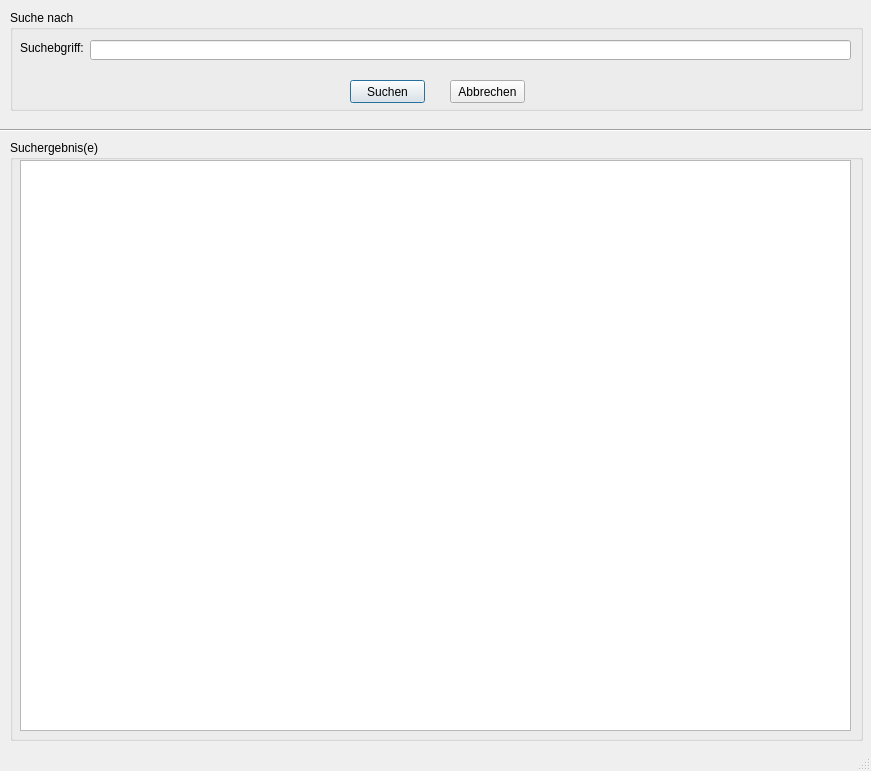
<?xml version="1.0" encoding="UTF-8"?>
<ui version="4.0">
 <class>Ausbilder_suchen</class>
 <widget class="QDialog" name="Ausbilder_suchen">
  <property name="geometry">
   <rect>
    <x>0</x>
    <y>0</y>
    <width>871</width>
    <height>771</height>
   </rect>
  </property>
  <property name="windowTitle">
   <string>Dialog</string>
  </property>
  <property name="sizeGripEnabled">
   <bool>true</bool>
  </property>
  <widget class="QGroupBox" name="groupBox">
   <property name="geometry">
    <rect>
     <x>10</x>
     <y>140</y>
     <width>853</width>
     <height>601</height>
    </rect>
   </property>
   <property name="title">
    <string>Suchergebnis(e)</string>
   </property>
   <widget class="QTableWidget" name="tw_suchen">
    <property name="geometry">
     <rect>
      <x>10</x>
      <y>20</y>
      <width>831</width>
      <height>571</height>
     </rect>
    </property>
    <property name="sizePolicy">
     <sizepolicy hsizetype="Fixed" vsizetype="Fixed">
      <horstretch>0</horstretch>
      <verstretch>0</verstretch>
     </sizepolicy>
    </property>
   </widget>
  </widget>
  <widget class="QGroupBox" name="groupBox_2">
   <property name="geometry">
    <rect>
     <x>10</x>
     <y>10</y>
     <width>853</width>
     <height>101</height>
    </rect>
   </property>
   <property name="sizePolicy">
    <sizepolicy hsizetype="Minimum" vsizetype="Minimum">
     <horstretch>0</horstretch>
     <verstretch>0</verstretch>
    </sizepolicy>
   </property>
   <property name="title">
    <string>Suche nach</string>
   </property>
   <widget class="QLineEdit" name="le_suche">
    <property name="geometry">
     <rect>
      <x>80</x>
      <y>30</y>
      <width>761</width>
      <height>20</height>
     </rect>
    </property>
   </widget>
   <widget class="QLabel" name="label_2">
    <property name="geometry">
     <rect>
      <x>10</x>
      <y>30</y>
      <width>71</width>
      <height>16</height>
     </rect>
    </property>
    <property name="text">
     <string>Suchebgriff:</string>
    </property>
   </widget>
   <widget class="QPushButton" name="pb_suchen">
    <property name="geometry">
     <rect>
      <x>340</x>
      <y>70</y>
      <width>75</width>
      <height>23</height>
     </rect>
    </property>
    <property name="text">
     <string>Suchen</string>
    </property>
    <property name="icon">
     <iconset>
      <normaloff>../../_Symbole/UsedSymbols/searchmagnifierinterfacesymbol1_79893.ico</normaloff>../../_Symbole/UsedSymbols/searchmagnifierinterfacesymbol1_79893.ico</iconset>
    </property>
   </widget>
   <widget class="QPushButton" name="pb_abbrechen">
    <property name="geometry">
     <rect>
      <x>440</x>
      <y>70</y>
      <width>75</width>
      <height>23</height>
     </rect>
    </property>
    <property name="text">
     <string>Abbrechen</string>
    </property>
    <property name="icon">
     <iconset>
      <normaloff>../../_Symbole/UsedSymbols/log-out_icon-icons.com_50106.ico</normaloff>../../_Symbole/UsedSymbols/log-out_icon-icons.com_50106.ico</iconset>
    </property>
   </widget>
  </widget>
  <widget class="Line" name="line">
   <property name="geometry">
    <rect>
     <x>-420</x>
     <y>110</y>
     <width>1541</width>
     <height>41</height>
    </rect>
   </property>
   <property name="orientation">
    <enum>Qt::Horizontal</enum>
   </property>
  </widget>
  <widget class="QLabel" name="l_info">
   <property name="geometry">
    <rect>
     <x>10</x>
     <y>740</y>
     <width>851</width>
     <height>31</height>
    </rect>
   </property>
   <property name="text">
    <string/>
   </property>
  </widget>
 </widget>
 <resources/>
 <connections/>
</ui>
